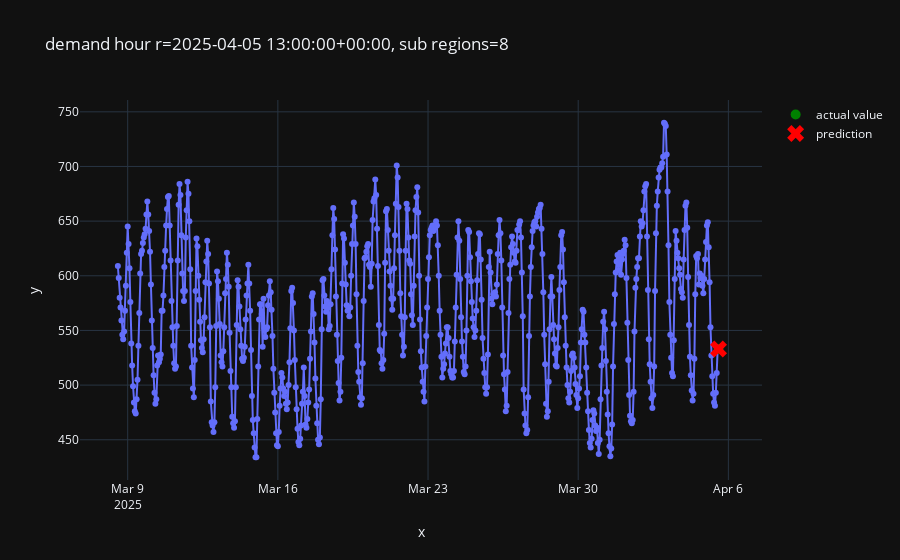

Notebook code for this chart:
### Code cell
from src.plot import plot_one_sample

plot_one_sample(
    example_id=8,
    features=features,
    targets=predictions['predicted_demand'],
    predictions=pd.Series(predictions['predicted_demand'])
)

### Figure 1 — Plotly figure (JSON) as saved in the notebook; plotly's stock layout.template omitted (floating-point values rounded to 4 significant figures; data arrays with more than 128 entries replaced by an {"elided": "..."} marker saying what was removed)
{"data": [{"hovertemplate": "x=%{x}<br>y=%{y}<extra></extra>", "legendgroup": "", "line": {"color": "#636efa", "dash": "solid"}, "marker": {"symbol": "circle"}, "mode": "lines+markers", "name": "", "orientation": "v", "showlegend": false, "type": "scatter", "x": {"elided": "673 str values"}, "xaxis": "x", "y": {"elided": "673 int values"}, "yaxis": "y"}, {"line": {"color": "green"}, "marker": {"size": 10}, "mode": "markers", "name": "actual value", "type": "scatter", "x": ["2025-04-05T13:00:00+00:00"], "y": [533]}, {"line": {"color": "red"}, "marker": {"size": 15, "symbol": "x"}, "mode": "markers", "name": "prediction", "type": "scatter", "x": ["2025-04-05T13:00:00+00:00"], "y": [533]}], "layout": {"legend": {"tracegroupgap": 0}, "title": {"text": "demand hour r=2025-04-05 13:00:00+00:00, sub regions=8"}, "xaxis": {"anchor": "y", "domain": [0, 1], "title": {"text": "x"}}, "yaxis": {"anchor": "x", "domain": [0, 1], "title": {"text": "y"}}}}
